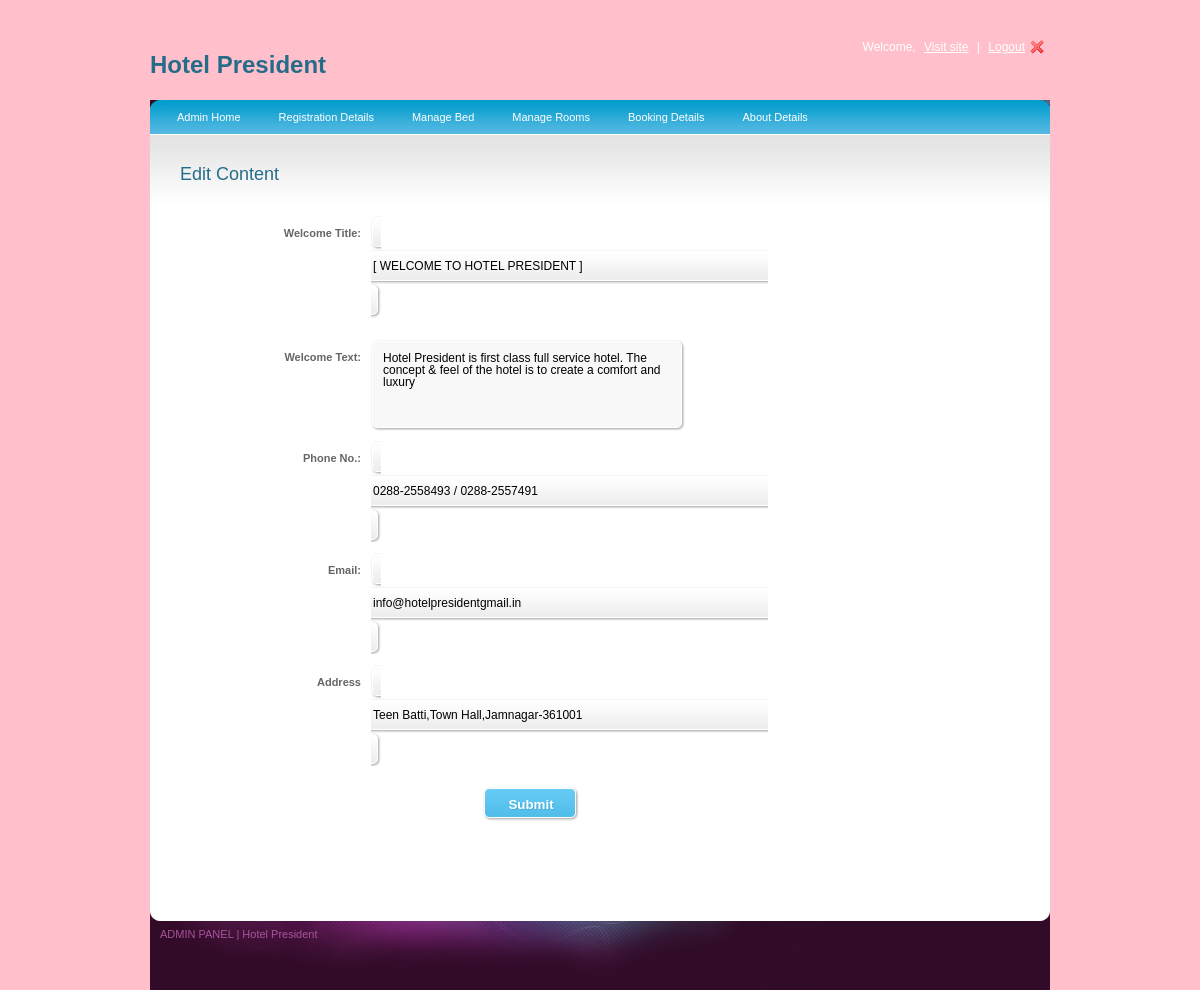
The page /admin-panel/content.php on the database its author committed.
### tables this page shows
CREATE TABLE `content` (
  `id` int(15) NOT NULL,
  `welcome_title` varchar(200) NOT NULL,
  `welcome_text` longtext NOT NULL,
  `ph_number` varchar(200) NOT NULL,
  `email` varchar(100) NOT NULL,
  `address` varchar(300) NOT NULL
);

### admin-panel/content.php (the view, shortened to what this page needs)
<?php
require_once('header.php');
?>
    <div class="center_content">
    <div class="right_content">
    <h2>Edit Content</h2>
     <?php
$sql = "select * from `content` where id = '1'";
		$result = mysqli_query($connection,$sql);
		while($row = mysqli_fetch_array($result))
		{
		?>
         <div class="form">
         <form action="contentupdate.php" method="post" class="niceform" enctype="multipart/form-data">
                <fieldset>
                    <dl>
                        <dt><label for="email">Welcome Title:</label></dt>
                        <dd><input type="text" name="welcome_title" id="" size="54" value="<?php echo $row['welcome_title'];?>" /></dd>
                    </dl>
					<dd>
				 <dl>
                 <dt><label for="email">Welcome Text:</label>
            <dd><textarea name="welcome_text" id="welcome_text" rows="5" cols="36"><?php echo $row['welcome_text'];?></textarea></dd></dl>
						<dl><dt><label for="email">Phone No.:</label></dt>
                        <dd><input type="text" name="ph_number" id="" size="54" value="<?php echo $row['ph_number'];?>" /></dd></dl>
						<dl><dt><label for="email">Email:</label></dt>
                        <dd><input type="text" name="email" id="" size="54" value="<?php echo $row['email'];?>" /></dd></dl>
						<dl><dt><label for="email">Address</label></dt>
                        <dd><input type="text" name="address" id="" size="54" value="<?php echo $row['address'];?>" /></dd></dl>
          </dd>
                      <dl class="submit">
                    <input type="submit" name="submit" id="submit" value="Submit" />
                     </dl>
                </fieldset>
         </form>
         </div>
      <?php } ?>
     </div>
  </div>
    </div>
 <?php
	require_once('footer.php');
?>
</div>
</body>
</html>

### admin-panel/style.css (style rules this page uses)
body { background-color: pink; font-family:Arial, Helvetica, sans-serif; padding:0; font-size:12px; margin:0 auto; color: #0e4354; }
h2 { font-size:18px; color:#256c89; font-weight:normal; padding:0px 0 15px 0; margin:0px; clear:both; }
.center_content { clear:both; }
.right_content { width:625px; float:left; padding:30px 0 0 30px; }

### admin-panel/niceforms-default.css (style rules this page uses)
.form { width:600px; float:left; clear:both; }
fieldset { border:none; clear:both; }
label { font-size:11px; font-weight:bold; color:#666; }
dl { clear:both; width:600px; }
dl.submit { clear:both; width:500px; text-align:center; padding:0 0 0 90px; }
dt { float:left; text-align:right; width:170px; line-height:34px; padding:0 10px 10px 0; }
dd { float:left; width:400px; margin:0 0 10px 0; }
.NFText { border:none; vertical-align:middle; font:12px/15px Arial, Helvetica, sans-serif; background:none; float:left; }
.NFButton { width:auto; height:34px; padding:0 15px; font-weight:bold; background:url(img/button.gif) repeat-x 0 0; cursor:pointer; border:none;color:#FFFFFF; text-shadow:1px 1px #45add8;vertical-align:middle; }
.NFTextarea { border:none; background:none; font:12px/12px Arial, Helvetica, sans-serif; margin:0; }
select, input, textarea, button { outline:none; resize:none; }

### rows shown on the page
content: welcome_title "[ WELCOME TO HOTEL PRESIDENT ]", welcome_text "Hotel President is first class full service hotel. The concept & feel of the hotel is to create a comfort and luxury", ph_number "0288-2558493 / 0288-2557491", email "info@hotelpresidentgmail.in", address "Teen Batti,Town Hall,Jamnagar-361001"
